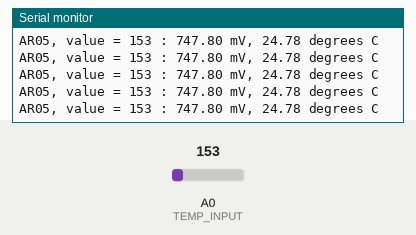
Recording of a sketch running on a simulated Arduino Uno, built with avr-gcc and run on an emulated ATmega328P. Parts: the last lines printed to the serial monitor. The inputs (shaded band) are chosen by the test bench; at power-on: A0 (TEMP_INPUT) = 153.

Above: at 2.7 s.
2.8 s: A0 (TEMP_INPUT) set to 175
At 2.83 s:
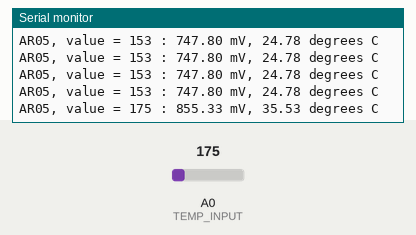
5.8 s: A0 (TEMP_INPUT) set to 213
At 5.84 s:
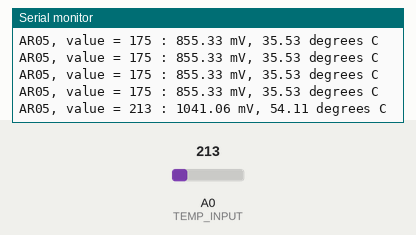
8.8 s: A0 (TEMP_INPUT) set to 131
At 8.86 s:
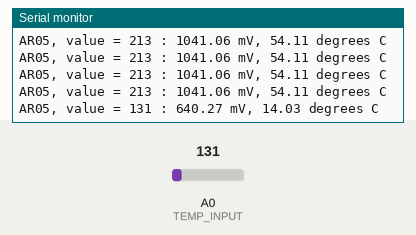
10.3 s: A0 (TEMP_INPUT) set to 113
At 10.33 s:
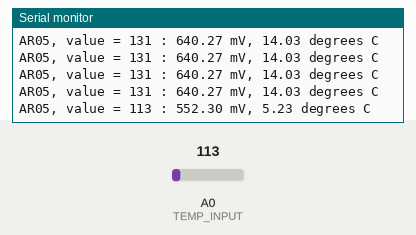
Timing chart, 0 to 13.3 s (numbered marks = the images above; inputs shaded):
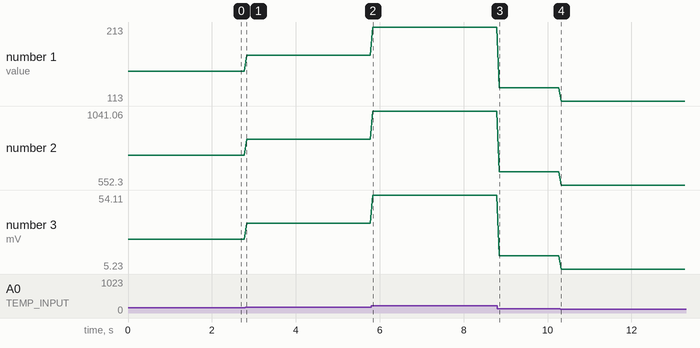

The sketch:

ARnn_tmp36_start.ino
```cpp
//
// AR05, TMP36 sensor
//

#define TEMP_INPUT 0
// or  int TEMP_INPUT = 0;

void setup() {
  Serial.begin(9600);
}

void loop() {
   //getting the voltage reading from the temperature sensor
  int value = analogRead(TEMP_INPUT);
  Serial.print("AR05, value = ");
  Serial.print(value);
  Serial.print(" : ");

   // converting that reading to voltage

   float voltage = value * 5.0 * 1000;  // in mV
   voltage /= 1023.0;

   // print out the voltage
   Serial.print(voltage);
   Serial.print(" mV, ");

   // now print out the temperature
   float temperatureC = (voltage - 500) / 10 ;
   Serial.print(temperatureC);
   Serial.println(" degrees C");

  delay(60);
}
```

Measured:
- after the input at 2.8 s, the serial monitor: prints a new line at once (image 1)
- after the input at 5.8 s, the serial monitor: prints a new line at once (image 2)
- after the input at 8.8 s, the serial monitor: prints a new line after 0.05 s (image 3)
- after the input at 10.3 s, the serial monitor: prints a new line at once (image 4)
- plotted number 1: 153 → 175 after the input at 2.8 s, 175 → 213 after the input at 5.8 s, 213 → 131 after the input at 8.8 s, 131 → 113 after the input at 10.3 s
- plotted number 2: 747.8 → 855.33 after the input at 2.8 s, 855.33 → 1041.06 after the input at 5.8 s, 1041.06 → 640.27 after the input at 8.8 s, 640.27 → 552.3 after the input at 10.3 s
- plotted number 3: 24.78 → 35.53 after the input at 2.8 s, 35.53 → 54.11 after the input at 5.8 s, 54.11 → 14.03 after the input at 8.8 s, 14.03 → 5.23 after the input at 10.3 s
